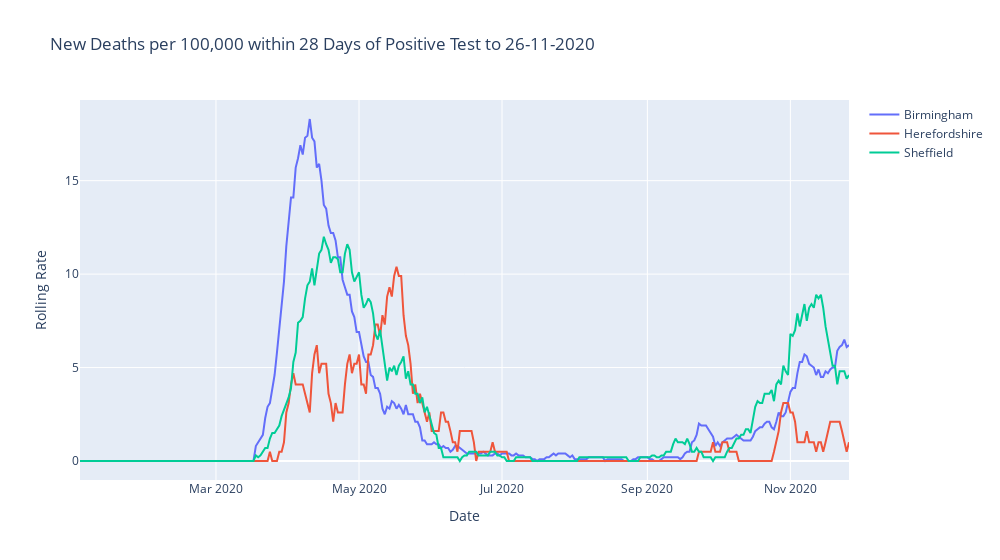

The code cell stored with this chart in its notebook:
### Code cell
# plot local authority data
graph_title = 'New Deaths per 100,000 within 28 Days of Positive Test to ' + max_nations_date
col_name = 'newDeaths28DaysByDeathDateRollingRate'
y_label = 'Rolling Rate'
plot_graph( locauth_list, locauth_labels, graph_title, col_name, y_label)

### Figure 1 — Plotly figure (JSON) as saved in the notebook; plotly's stock layout.template omitted (floating-point values rounded to 4 significant figures; data arrays with more than 128 entries replaced by an {"elided": "..."} marker saying what was removed)
{"data": [{"connectgaps": true, "mode": "lines", "name": "Birmingham", "type": "scatter", "x": {"elided": "329 str values"}, "y": {"elided": "329 float values"}}, {"connectgaps": true, "mode": "lines", "name": "Herefordshire", "type": "scatter", "x": {"elided": "329 str values"}, "y": {"elided": "329 float values"}}, {"connectgaps": true, "mode": "lines", "name": "Sheffield", "type": "scatter", "x": {"elided": "329 str values"}, "y": {"elided": "329 float values"}}], "layout": {"title": {"text": "New Deaths per 100,000 within 28 Days of Positive Test to 26-11-2020"}, "width": 1000, "xaxis": {"title": {"text": "Date"}}, "yaxis": {"title": {"text": "Rolling Rate"}}}}
